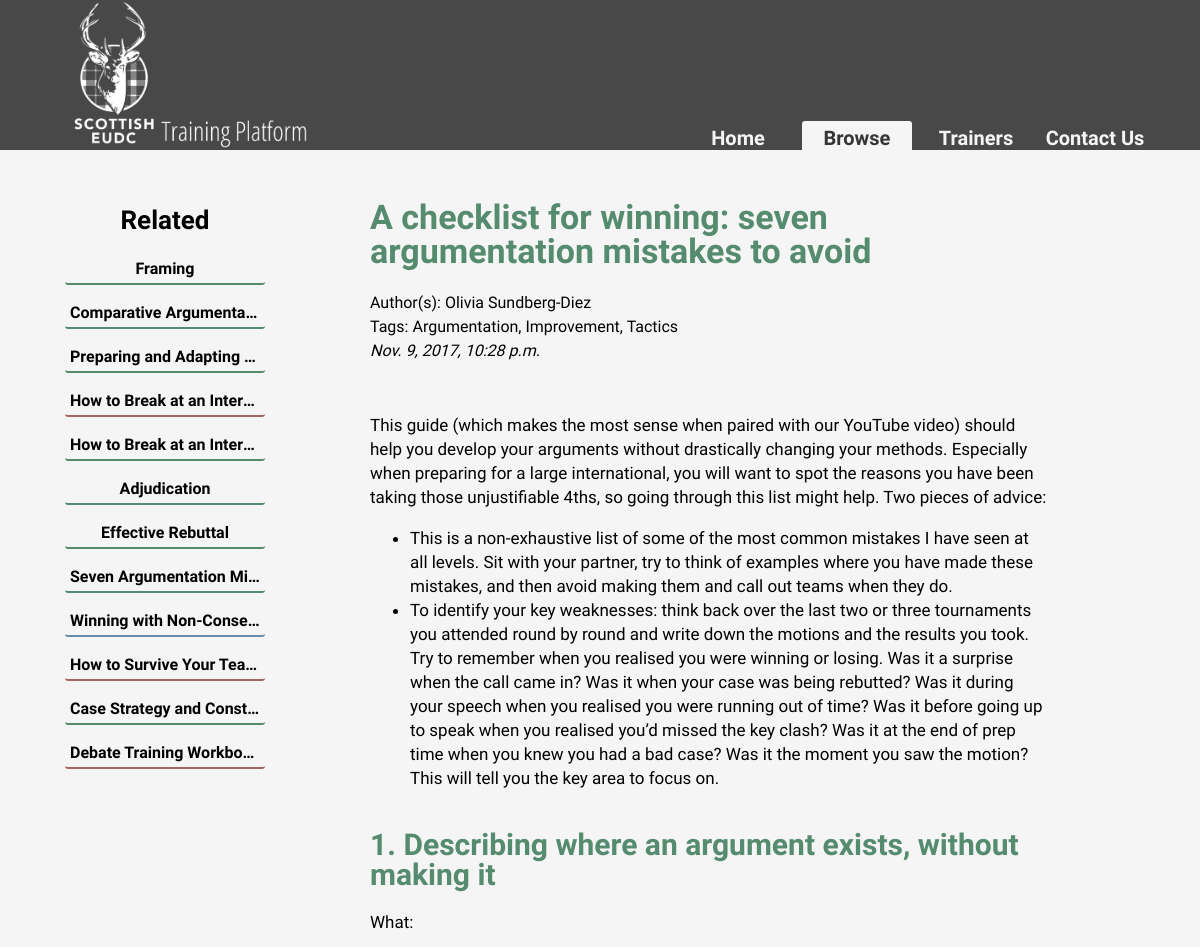
/article/33/ (upper part), run on an earlier commit of the app's database.
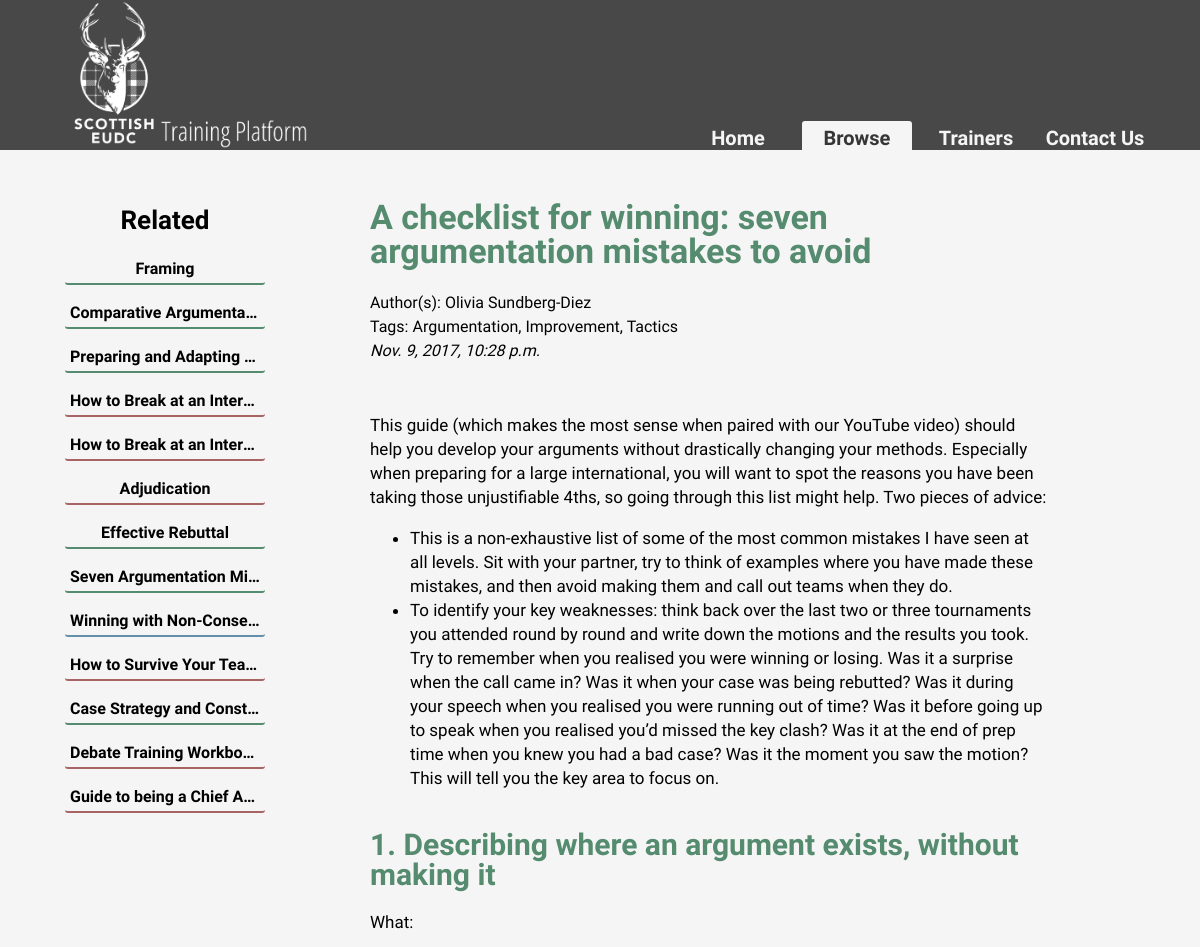
And on a later commit of the database.
### tplatform/models.py (models this page shows, shortened)
class Article(models.Model):
    STRATEGY = 1
    CONTENT = 2
    MISC = 3
    CATEGORY_CHOICES = (
        (STRATEGY, 'Strategy'),
        (CONTENT, 'Content'),
        (MISC, 'Misc'),
    )
    title = models.CharField(max_length = 200)
    description = models.CharField(max_length = 350, default = '')
    authors = models.ManyToManyField(Author, blank = True)
    date_added = models.DateTimeField()
    content = models.TextField()
    category = models.IntegerField(choices = CATEGORY_CHOICES)
    tags = models.ManyToManyField(Tag)
    types = models.ManyToManyField(Type, blank = True)
    related_articles = models.ManyToManyField('self', symmetrical = False, blank = True)

### tplatform/views.py (the view)
# urls.py: url(r'^article/(?P<id>\d+)/', views.article_detail, name='browse.article_detail'),
def article_detail(request, id):
	try:
		article = Article.objects.get(id=id)
	except Item.DoesNotExist:
		raise Http404('This article does not exist')
	related = article.related_articles.all()
	return render(request, 'tplatform/article_detail.html', {
		'article': article,
		'related': related,
	})

### tplatform/context_processors.py (called while the page is built)
def getcustomoptions(request):
	all_tags = [x for x in Tag.objects.all().order_by('name') if x.article_set.all().exists()]
	all_authors = [x for x in Author.objects.all().order_by('name') if x.article_set.all().exists()]
	all_types = Type.objects.all().order_by('name');
	return {
		'tags': all_tags,
		'authors': all_authors,
		'types': all_types,
	}

### tplatform/models.py (called while the page is built)
    def __unicode__(self):
        return self.name

    def __unicode__(self):
        return self.name

### tplatform/templatetags/app_filters.py (called while the page is built)
@register.filter
def sort_alphabetically(values, field):
	return sorted(values, key=lambda item: getattr(item, field).lower())

### training/templates/tplatform/article_detail.html (shortened to what this page needs)
{% extends "base.html" %}
{% block content %}
{% load app_filters %}
<div id="website-content">
<div>
	<div class="article-sidebar scroll-then-fix-sidebar">
		<h1>Related</h1>
		<ul class="related">
			{% for article in related %}
			<a href="{% url 'browse.article_detail' article.id %}">
				<li id="sidebar-{{ article.get_category_display|lower }}">
					<h2>{{ article.title|capfirst }}</h2>
				</li>
			</a>
			{% endfor %}
		</ul>
	</div>
	<div class="article-content {{ article.get_category_display|lower }}-headings">
		<div class="article-title-wrapper">
			<h1 class="article-title" id="{{ article.get_category_display|lower }}">{{ article.title|capfirst }}</h1>
			<span class="box-tag-list">
				Author(s): {{ article.authors.all|sort_alphabetically:"name"|join:", " }}
				<br>
				Tags: {{ article.tags.all|sort_alphabetically:"name"|join:", " }}
				<br><i>{{ article.date_added }}</i>
			</span>
		</div>
		<div class="article-content-wrapper">
			{{ article.content|safe }}
		</div>
	</div>
</div>
</div>
{% endblock %}

What changed in the data, as far as the page shows it:
changed Article (number 5 of 14 on the later page): category 1 → 3 (drawn)
changed Article "Adjudication": category 1 → 3 (drawn)
added Article: title "Guide to being a Chief A…", category 3 (drawn)
